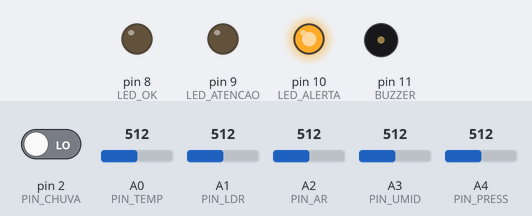
The sketch below on a simulated Arduino Uno, built with avr-gcc and run on an emulated ATmega328P. On the bench: output pins drawn as LEDs (lit = HIGH), buzzer (waves = sounding). The test bench sets the inputs (shaded band); at power-on: A2 (PIN_AR) = 512, A3 (PIN_UMID) = 512, A0 (PIN_TEMP) = 512, pin 2 (PIN_CHUVA) LOW, A1 (PIN_LDR) = 512, A4 (PIN_PRESS) = 512. What the sketch prints to the serial monitor is not drawn.

Above: at 2.8 s.
2.9 s: A2 (PIN_AR) set to 327
5.6 s: A2 (PIN_AR) set to 290
At 6.9 s:
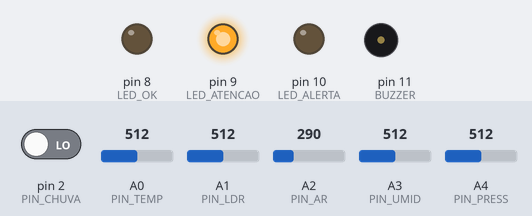
7.6 s: A3 (PIN_UMID) set to 318
9.3 s: A3 (PIN_UMID) set to 299
At 11.3 s:
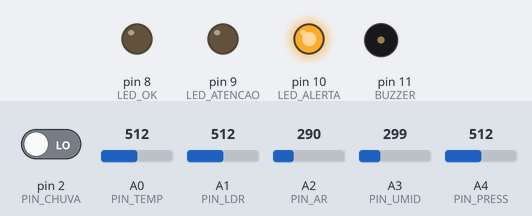
12.3 s: A0 (PIN_TEMP) set to 237
13.8 s: A0 (PIN_TEMP) set to 209
Timing chart, 0 to 17.8 s (numbered marks = the images above; inputs shaded):
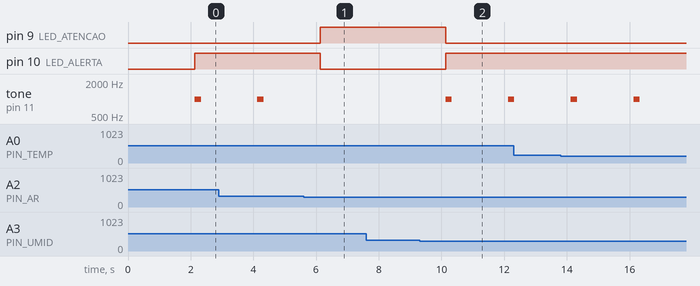

The sketch:

estacao_tinkercad.ino
```cpp
/*
 * Estacao Meteorologica Inteligente - firmware para simulacao no TinkerCAD
 * Placa: Arduino Uno R3 (o TinkerCAD nao possui ESP32; a logica e a mesma)
 *
 * Sensores (equivalentes disponiveis no TinkerCAD):
 *   A0 - TMP36 ............... temperatura (substitui DHT22/BMP280)
 *   A1 - Fotoresistor (LDR) .. luminosidade (divisor com resistor 10k)
 *   A2 - Potenciometro ....... qualidade do ar (simula MQ-135)
 *   A3 - Potenciometro ....... umidade relativa (simula DHT22)
 *   A4 - Potenciometro ....... pressao atmosferica (simula BMP280)
 *   D2 - Botao (pull-down) ... pluviometro de bascula (cada clique = 0,2 mm)
 * Atuadores:
 *   D8 LED verde (normal) | D9 LED amarelo (atencao) | D10 LED vermelho (alerta)
 *   D11 Buzzer piezo (alerta)
 *
 * Saida: uma linha JSON por leitura no Monitor Serial (9600 baud).
 * Na versao com ESP32 real, essa mesma string seria publicada via MQTT
 * no topico "estacao/01/leituras".
 */

const int PIN_TEMP = A0, PIN_LDR = A1, PIN_AR = A2, PIN_UMID = A3, PIN_PRESS = A4;
const int PIN_CHUVA = 2;
const int LED_OK = 8, LED_ATENCAO = 9, LED_ALERTA = 10, BUZZER = 11;

const float MM_POR_BASCULA = 0.2;
const unsigned long INTERVALO_MS = 2000;
const int N_AMOSTRAS = 5;  // media movel simples (filtro)

volatile unsigned int basculas = 0;
unsigned long ultimoPulso = 0;
unsigned long ultimaLeitura = 0;

void contaChuva() {
  // debounce por software: ignora pulsos com menos de 200 ms
  unsigned long agora = millis();
  if (agora - ultimoPulso > 200) { basculas++; ultimoPulso = agora; }
}

int lerMedia(int pino) {
  long soma = 0;
  for (int i = 0; i < N_AMOSTRAS; i++) { soma += analogRead(pino); delay(5); }
  return soma / N_AMOSTRAS;
}

// Validacao por logica proposicional: valido = (min <= v) AND (v <= max)
bool valido(float v, float vmin, float vmax) { return (v >= vmin) && (v <= vmax); }

void setup() {
  Serial.begin(9600);
  pinMode(PIN_CHUVA, INPUT);
  pinMode(LED_OK, OUTPUT); pinMode(LED_ATENCAO, OUTPUT);
  pinMode(LED_ALERTA, OUTPUT); pinMode(BUZZER, OUTPUT);
  attachInterrupt(digitalPinToInterrupt(PIN_CHUVA), contaChuva, RISING);
}

void loop() {
  if (millis() - ultimaLeitura < INTERVALO_MS) return;
  ultimaLeitura = millis();

  // --- Leitura e conversao ---
  float tensao = lerMedia(PIN_TEMP) * (5.0 / 1023.0);
  float temperatura = (tensao - 0.5) * 100.0;              // TMP36: 10 mV/C, offset 0,5 V
  float luminosidade = lerMedia(PIN_LDR) / 1023.0 * 100.0; // % de luz
  int qualidadeAr = map(lerMedia(PIN_AR), 0, 1023, 0, 500); // indice AQI simulado
  float umidade = lerMedia(PIN_UMID) / 1023.0 * 100.0;      // %
  float pressao = 950.0 + lerMedia(PIN_PRESS) / 1023.0 * 100.0; // 950..1050 hPa
  float chuva = basculas * MM_POR_BASCULA;                  // mm acumulados

  // --- Validacao ---
  bool tOk = valido(temperatura, -10, 60);
  bool uOk = valido(umidade, 0, 100);
  bool pOk = valido(pressao, 900, 1100);
  bool dadosOk = tOk && uOk && pOk;

  // --- Algebra de Boole para o nivel de alerta ---
  // A = calor extremo, B = ar seco, C = ar poluido, D = chuva forte
  bool A = temperatura > 35;
  bool B = umidade < 30;
  bool C = qualidadeAr > 150;
  bool D = chuva > 10;
  bool alerta  = (A && B) || C || D;          // S = A.B + C + D
  bool atencao = !alerta && (A || B || qualidadeAr > 100);

  digitalWrite(LED_OK, !alerta && !atencao);
  digitalWrite(LED_ATENCAO, atencao);
  digitalWrite(LED_ALERTA, alerta);
  if (alerta) tone(BUZZER, 1000, 200); else noTone(BUZZER);

  // --- Saida JSON (mesmo formato aceito pela API) ---
  Serial.print("{\"estacao_id\":1");
  Serial.print(",\"temperatura\":");  Serial.print(temperatura, 1);
  Serial.print(",\"umidade\":");      Serial.print(umidade, 1);
  Serial.print(",\"pressao\":");      Serial.print(pressao, 1);
  Serial.print(",\"qualidade_ar\":"); Serial.print(qualidadeAr);
  Serial.print(",\"luminosidade\":"); Serial.print(luminosidade, 1);
  Serial.print(",\"chuva_mm\":");     Serial.print(chuva, 1);
  Serial.print(",\"valido\":");       Serial.print(dadosOk ? "true" : "false");
  Serial.println("}");
}
```

Measured:
- the behaviour switches between 309 and 308 on A2 (PIN_AR) (found by bisection; images 0 and 1)
- the behaviour switches between 307 and 306 on A3 (PIN_UMID) (found by bisection; images 1 and 2)
- after the input at 5.6 s, pin 9 (LED_ATENCAO): LOW → HIGH after 0.53 s; pin 10 (LED_ALERTA): HIGH → LOW after 0.53 s; tone on pin 11 (BUZZER): stays silent (without the input it goes to 1000 Hz after 0.53 s)
- after the input at 7.6 s, every drawn part: stays the same
- after the input at 9.3 s, pin 9 (LED_ATENCAO): HIGH → LOW after 0.83 s; pin 10 (LED_ALERTA): LOW → HIGH after 0.83 s; tone on pin 11 (BUZZER): silent → 1000 Hz after 0.83 s, → silent 0.20 s later, → 1000 Hz 1.8 s later
